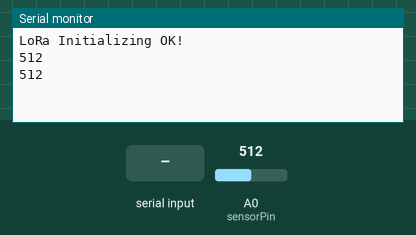
The sketch below on a simulated Arduino Uno, built with avr-gcc and run on an emulated ATmega328P. Shown: the last lines printed to the serial monitor. Inputs (shaded band) come from the test bench; at power-on: A0 (sensorPin) = 512. No radio packets arrive unless stated.

Above: at 1.2 s.
1.3 s: "90,45\n" received over Serial
At 2.9 s:
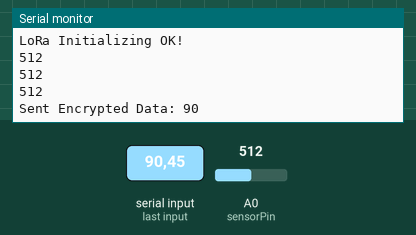
3.5 s: A0 (sensorPin) set to 716
At 4.8 s:
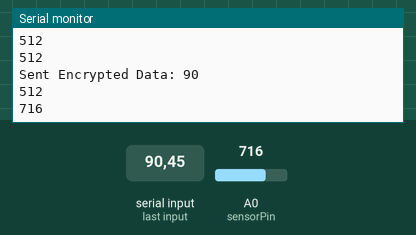
5.0 s: "30,150\n" received over Serial
At 6.0 s:
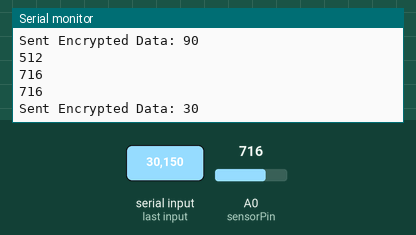
6.5 s: A0 (sensorPin) set to 900
At 8.0 s:
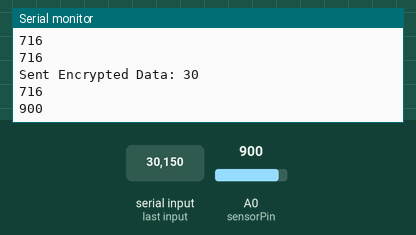
Timing chart, 0 to 9.0 s (numbered marks = the images above; inputs shaded):
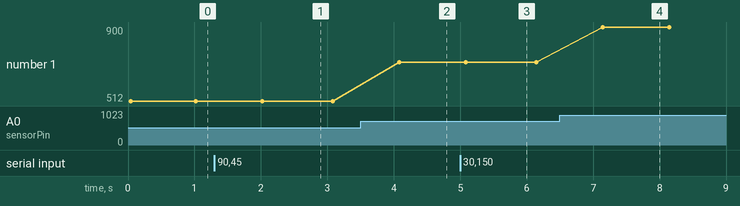

Measured:
- after the input at 1.3 s, the serial monitor: prints a new line after 0.78 s (image 1)
- after the input at 3.5 s, the serial monitor: prints a new line after 0.58 s (image 2)
- after the input at 5.0 s, the serial monitor: prints a new line after 0.14 s (image 3)
- after the input at 6.5 s, the serial monitor: prints a new line after 0.64 s (image 4)
- plotted number 1: 512 → 716 after the input at 3.5 s, 716 → 900 after the input at 6.5 s

The sketch:

sender.ino
```cpp
// arduino sender

#include <LoRa.h>

const int sensorPin = A0;  // Analog pin connected to the sensor
int sensorValue = 0;       // Variable to store sensor value

void setup() {
  Serial.begin(9600);           // Initialize serial communication
  while (!Serial);              // Wait for serial port to connect
  if (!LoRa.begin(433E6)) {     // Initialize LoRa at 433 MHz
    Serial.println("Starting LoRa failed!");
    while (1);
  }
  Serial.println("LoRa Initializing OK!");
}

void loop() {
  // Read sensor data
  sensorValue = analogRead(sensorPin);

  // Send data over Serial to Python for encryption
  Serial.println(sensorValue);

  // Wait for encrypted data from Python
  if (Serial.available() > 0) {
    String encryptedStr = Serial.readStringUntil('\n');
    int encryptedData = encryptedStr.toInt();

    // Transmit encrypted data over LoRa
    LoRa.beginPacket();
    LoRa.print(encryptedData);
    LoRa.endPacket();

    Serial.print("Sent Encrypted Data: ");
    Serial.println(encryptedData);
  }

  delay(1000); // Delay to prevent overwhelming the serial port
}
```
